Frame 1 (no input): blank canvas, image omitted
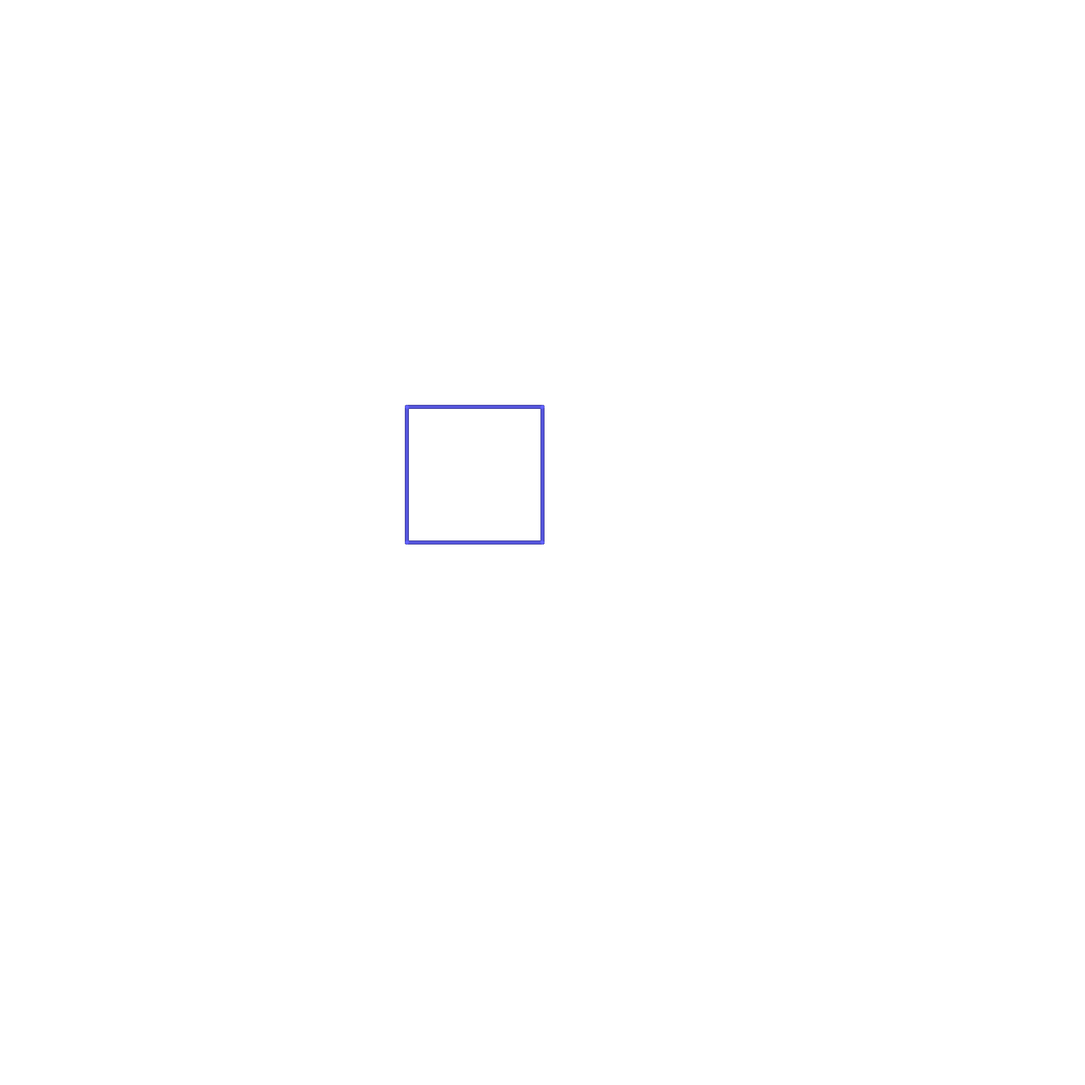
Frame 60 (no input)
Frame 120 (the mouse pressed at the canvas centre since frame 60): identical to frame 60, image omitted

The p5.js sketch that drew this single still picture (run headless with seeded random() and noise() and a simulated clock; from frame 60 on, the mouse is pressed at the canvas centre):

// p5.js sketch
// ── sketch.js
var dim = 4;
var tesseract = [];
var tesseract2 = [];
var binCount;
var rad = 2;
var zoom = 200;
var display = [];
var farZoom = 1;
var rotation = [0,0,0,0,0,0];
var compRotation = [0,0,0,0,0,0];
var inter = [];
var skew1 = 0;
var skew2 = 0;
var screenDist = 2;
var changeAmount = 1;
var level = 1;
var comp_rot = [];
var compDisplay;

function setup(){
  angleMode(DEGREES);
  createCanvas(1600,1600);
  for(var g = 0; g < 16; g++){
    inter.push({x:0,y:0,z:0});
  }
  for(var g = 0; g < 16; g++){
    comp_rot.push({x:0,y:0,z:0});
  }
  for(var count = 0; count < Math.pow(2,dim); count++){
    binCount = count.toString(2)
    while(binCount.length < dim){
      binCount = "0" + binCount;
    }
    binCount = binCount.split("");
    for(j = 0; j < dim; j++){
      binCount[j] = parseInt(binCount[j])
      binCount[j] *= rad;
      binCount[j] -= 1;
    }
    tesseract.push(binCount);
  }
  console.log(tesseract)
}
  
function draw(){
  
  display = [];
  compDisplay = [];

for(var v = 0; v < tesseract.length; v++){
  display.push({x:inter[v].x*zoom+300-inter[v].x*zoom/2, y:inter[v].y*zoom+300-inter[v].y*zoom/2});
}

for(var v = 0; v < tesseract.length; v++){
  compDisplay.push({x:comp_rot[v].x*zoom+300-comp_rot[v].x*zoom/2, y:comp_rot[v].y*zoom+300-comp_rot[v].y*zoom/2});
}


  background(255);
  strokeWeight(5);
  
if(keyIsDown(SHIFT)){
  changeAmount = 5;
} else {
  changeAmount = 1;
}
  if(keyIsDown(81)){
    rotation[0] -= changeAmount;
  } else if(keyIsDown(69)){
    rotation[0] += changeAmount;
  }
  if(keyIsDown(87)){
    rotation[1] += changeAmount;
  } else if(keyIsDown(83)){
    rotation[2] -= changeAmount;
  }
  if(keyIsDown(65)){
    rotation[2] += changeAmount;
  } else if(keyIsDown(68)){
    rotation[2] -= changeAmount;
  }

  if(keyIsDown(85)){
    rotation[3] += changeAmount;
  } else if(keyIsDown(79)){
    rotation[3] -= changeAmount;
  }

  if(keyIsDown(74)){
    rotation[4] += changeAmount;
  } else if(keyIsDown(76)){
    rotation[4] -= changeAmount;
  }
  if(keyIsDown(73)){
    rotation[5] += changeAmount;
  } else if(keyIsDown(75)){
    rotation[5] -= changeAmount;
  }




  rot();
  rot2();
  wireframe();
  wireframe2();
}


function wireframe() {
  stroke(0);
  for(var c = 0; c < 8; c += 4){
    line(display[c+0].x,display[c+0].y,display[c+1].x,display[c+1].y);
    line(display[c+0].x,display[c+0].y,display[c+2].x,display[c+2].y);
    line(display[c+1].x,display[c+1].y,display[c+3].x,display[c+3].y);
    line(display[c+2].x,display[c+2].y,display[c+3].x,display[c+3].y);
  }
  line(display[0].x,display[0].y,display[4].x,display[4].y);
  line(display[1].x,display[1].y,display[5].x,display[5].y);
  line(display[2].x,display[2].y,display[6].x,display[6].y);
  line(display[3].x,display[3].y,display[7].x,display[7].y);

  for(var c = 8; c < 16; c += 4){
    line(display[c+0].x,display[c+0].y,display[c+1].x,display[c+1].y);
    line(display[c+0].x,display[c+0].y,display[c+2].x,display[c+2].y);
    line(display[c+1].x,display[c+1].y,display[c+3].x,display[c+3].y);
    line(display[c+2].x,display[c+2].y,display[c+3].x,display[c+3].y);
  }
  line(display[8].x,display[8].y,display[12].x,display[12].y);
  line(display[9].x,display[9].y,display[13].x,display[13].y);
  line(display[10].x,display[10].y,display[14].x,display[14].y);
  line(display[11].x,display[11].y,display[15].x,display[15].y);

  line(display[0].x,display[0].y,display[8].x,display[8].y);
  line(display[1].x,display[1].y,display[9].x,display[9].y);
  line(display[2].x,display[2].y,display[10].x,display[10].y);
  line(display[3].x,display[3].y,display[11].x,display[11].y);
  line(display[4].x,display[4].y,display[12].x,display[12].y);
  line(display[5].x,display[5].y,display[13].x,display[13].y);
  line(display[6].x,display[6].y,display[14].x,display[14].y);
  line(display[7].x,display[7].y,display[15].x,display[15].y);
}

function wireframe2() {
  stroke(100,100,255,100);
  
  for(var c = 0; c < 8; c += 4){
    line(compDisplay[c+0].x,compDisplay[c+0].y,compDisplay[c+1].x,compDisplay[c+1].y);
    line(compDisplay[c+0].x,compDisplay[c+0].y,compDisplay[c+2].x,compDisplay[c+2].y);
    line(compDisplay[c+1].x,compDisplay[c+1].y,compDisplay[c+3].x,compDisplay[c+3].y);
    line(compDisplay[c+2].x,compDisplay[c+2].y,compDisplay[c+3].x,compDisplay[c+3].y);
  }
  line(compDisplay[0].x,compDisplay[0].y,compDisplay[4].x,compDisplay[4].y);
  line(compDisplay[1].x,compDisplay[1].y,compDisplay[5].x,compDisplay[5].y);
  line(compDisplay[2].x,compDisplay[2].y,compDisplay[6].x,compDisplay[6].y);
  line(compDisplay[3].x,compDisplay[3].y,compDisplay[7].x,compDisplay[7].y);

  for(var c = 8; c < 16; c += 4){
    line(compDisplay[c+0].x,compDisplay[c+0].y,compDisplay[c+1].x,compDisplay[c+1].y);
    line(compDisplay[c+0].x,compDisplay[c+0].y,compDisplay[c+2].x,compDisplay[c+2].y);
    line(compDisplay[c+1].x,compDisplay[c+1].y,compDisplay[c+3].x,compDisplay[c+3].y);
    line(compDisplay[c+2].x,compDisplay[c+2].y,compDisplay[c+3].x,compDisplay[c+3].y);
  }
  line(compDisplay[8].x,compDisplay[8].y,compDisplay[12].x,compDisplay[12].y);
  line(compDisplay[9].x,compDisplay[9].y,compDisplay[13].x,compDisplay[13].y);
  line(compDisplay[10].x,compDisplay[10].y,compDisplay[14].x,compDisplay[14].y);
  line(compDisplay[11].x,compDisplay[11].y,compDisplay[15].x,compDisplay[15].y);

  line(compDisplay[0].x,compDisplay[0].y,compDisplay[8].x,compDisplay[8].y);
  line(compDisplay[1].x,compDisplay[1].y,compDisplay[9].x,compDisplay[9].y);
  line(compDisplay[2].x,compDisplay[2].y,compDisplay[10].x,compDisplay[10].y);
  line(compDisplay[3].x,compDisplay[3].y,compDisplay[11].x,compDisplay[11].y);
  line(compDisplay[4].x,compDisplay[4].y,compDisplay[12].x,compDisplay[12].y);
  line(compDisplay[5].x,compDisplay[5].y,compDisplay[13].x,compDisplay[13].y);
  line(compDisplay[6].x,compDisplay[6].y,compDisplay[14].x,compDisplay[14].y);
  line(compDisplay[7].x,compDisplay[7].y,compDisplay[15].x,compDisplay[15].y);
}

function rot(){
  inter = [];
  var angle1 = rotation[0];
  var angle2 = rotation[1];
  var angle3 = rotation[2];
  var angle4 = rotation[3];
  var angle5 = rotation[4];
  var angle6 = rotation[5];
  for(var f = 0; f < 16; f++){
    inter.push({
      x: ((cos(angle1)) * tesseract[f][3]-(sin(angle1))*tesseract[f][2]),
      y: (sin(angle1)*tesseract[f][3]+cos(angle1)*tesseract[f][2]),
      z: tesseract[f][1],
      w: tesseract[f][0]
    });
  }
  
  for(var f = 0; f < Math.pow(2,dim); f++){
    inter[f].x = ((cos(angle2)) * inter[f].x-(sin(angle2))*inter[f].z)+2;
    inter[f].z = (sin(angle2)*inter[f].x+cos(angle2)*inter[f].z)+2;
  }

  for(var f = 0; f < Math.pow(2,dim); f++){
    inter[f].y = ((cos(angle3)) * inter[f].y-(sin(angle3))*inter[f].z)+2;
    inter[f].z = (sin(angle3)*inter[f].y+cos(angle3)*inter[f].z)+2;
  }

  for(var f = 0; f < Math.pow(2,dim); f++){
    inter[f].x = ((cos(angle4)) * inter[f].x-(sin(angle4))*inter[f].w)+2;
    inter[f].w = (sin(angle4)*inter[f].x+cos(angle4)*inter[f].w)+2;
  }
  for(var f = 0; f < Math.pow(2,dim); f++){
    inter[f].y = ((cos(angle5)) * inter[f].y-(sin(angle5))*inter[f].w)+2;
    inter[f].w = (sin(angle5)*inter[f].y+cos(angle5)*inter[f].w)+2;
  }
  for(var f = 0; f < Math.pow(2,dim); f++){
    inter[f].z = ((cos(angle6)) * inter[f].z-(sin(angle6))*inter[f].w)+2;
    inter[f].w = (sin(angle6)*inter[f].z+cos(angle6)*inter[f].w)+2;
  }
}



function rot2(){
  comp_rot = [];
  var angle11 = 0;
  var angle12 = 0;
  var angle13 = 0;
  var angle14 = 0;
  var angle15 = 0;
  var angle16 = 0;
  for(var f = 0; f < 16; f++){
    comp_rot.push({
      x: ((cos(angle11)) * tesseract[f][3]-(sin(angle11))*tesseract[f][2]),
      y: (sin(angle11)*tesseract[f][3]+cos(angle11)*tesseract[f][2]),
      z: tesseract[f][1],
      w: tesseract[f][0]
    });
  }
  
  for(var f = 0; f < Math.pow(2,dim); f++){
    comp_rot[f].x = ((cos(angle12)) * comp_rot[f].x-(sin(angle12))*comp_rot[f].z)+2;
    comp_rot[f].z = (sin(angle12)*comp_rot[f].x+cos(angle12)*comp_rot[f].z)+2;
  }

  for(var f = 0; f < Math.pow(2,dim); f++){
    comp_rot[f].y = ((cos(angle13)) * comp_rot[f].y-(sin(angle13))*comp_rot[f].z)+2;
    comp_rot[f].z = (sin(angle13)*comp_rot[f].y+cos(angle13)*comp_rot[f].z)+2;
  }

  for(var f = 0; f < Math.pow(2,dim); f++){
    comp_rot[f].x = ((cos(angle14)) * comp_rot[f].x-(sin(angle14))*comp_rot[f].w)+2;
    comp_rot[f].w = (sin(angle14)*comp_rot[f].x+cos(angle14)*comp_rot[f].w)+2;
  }
  for(var f = 0; f < Math.pow(2,dim); f++){
    comp_rot[f].y = ((cos(angle15)) * comp_rot[f].y-(sin(angle15))*comp_rot[f].w)+2;
    comp_rot[f].w = (sin(angle15)*comp_rot[f].y+cos(angle15)*comp_rot[f].w)+2;
  }
  for(var f = 0; f < Math.pow(2,dim); f++){
    comp_rot[f].z = ((cos(angle16)) * comp_rot[f].z-(sin(angle16))*comp_rot[f].w)+2;
    comp_rot[f].w = (sin(angle16)*comp_rot[f].z+cos(angle16)*comp_rot[f].w)+2;
  }
}
